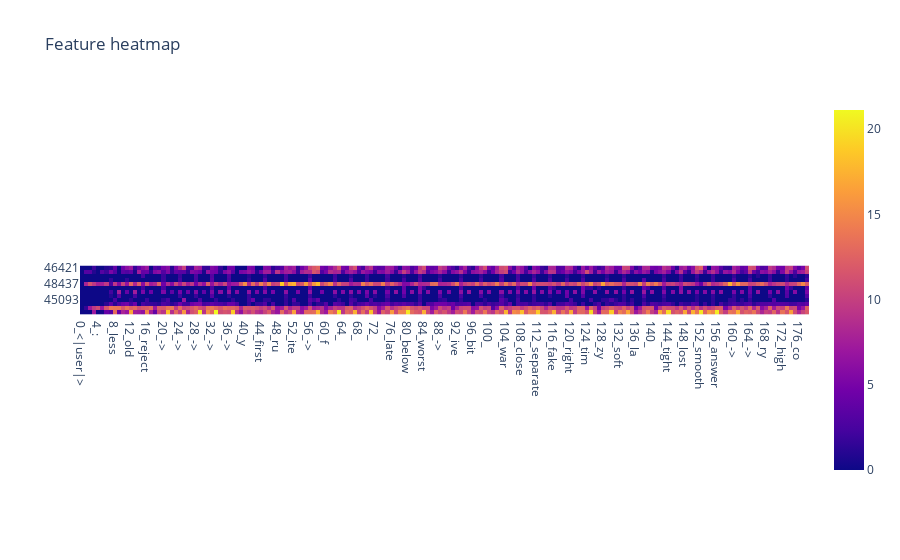

The cell this chart's notebook holds for it:
### Code cell
px.imshow(heatmap, y = [str(x) for x in selected_features], x = token_labels, title="Feature heatmap")

### Figure 1 — Plotly figure (JSON) as saved in the notebook; plotly's stock layout.template omitted (floating-point values rounded to 4 significant figures; data arrays with more than 128 entries replaced by an {"elided": "..."} marker saying what was removed)
{"data": [{"coloraxis": "coloraxis", "hovertemplate": "x: %{x}<br>y: %{y}<br>color: %{z}<extra></extra>", "name": "0", "type": "heatmap", "x": {"elided": "179 str values"}, "xaxis": "x", "y": ["46421", "8787", "48142", "21441", "48437", "22813", "47882", "8281", "45093", "21885", "1065", "33278"], "yaxis": "y", "z": {"elided": "12x179 float values"}}], "layout": {"coloraxis": {"colorscale": [[0, "#0d0887"], [0.1111, "#46039f"], [0.2222, "#7201a8"], [0.3333, "#9c179e"], [0.4444, "#bd3786"], [0.5556, "#d8576b"], [0.6667, "#ed7953"], [0.7778, "#fb9f3a"], [0.8889, "#fdca26"], [1, "#f0f921"]]}, "title": {"text": "Feature heatmap"}, "xaxis": {"anchor": "y", "constrain": "domain", "domain": [0, 1], "scaleanchor": "y"}, "yaxis": {"anchor": "x", "autorange": "reversed", "constrain": "domain", "domain": [0, 1]}}}
